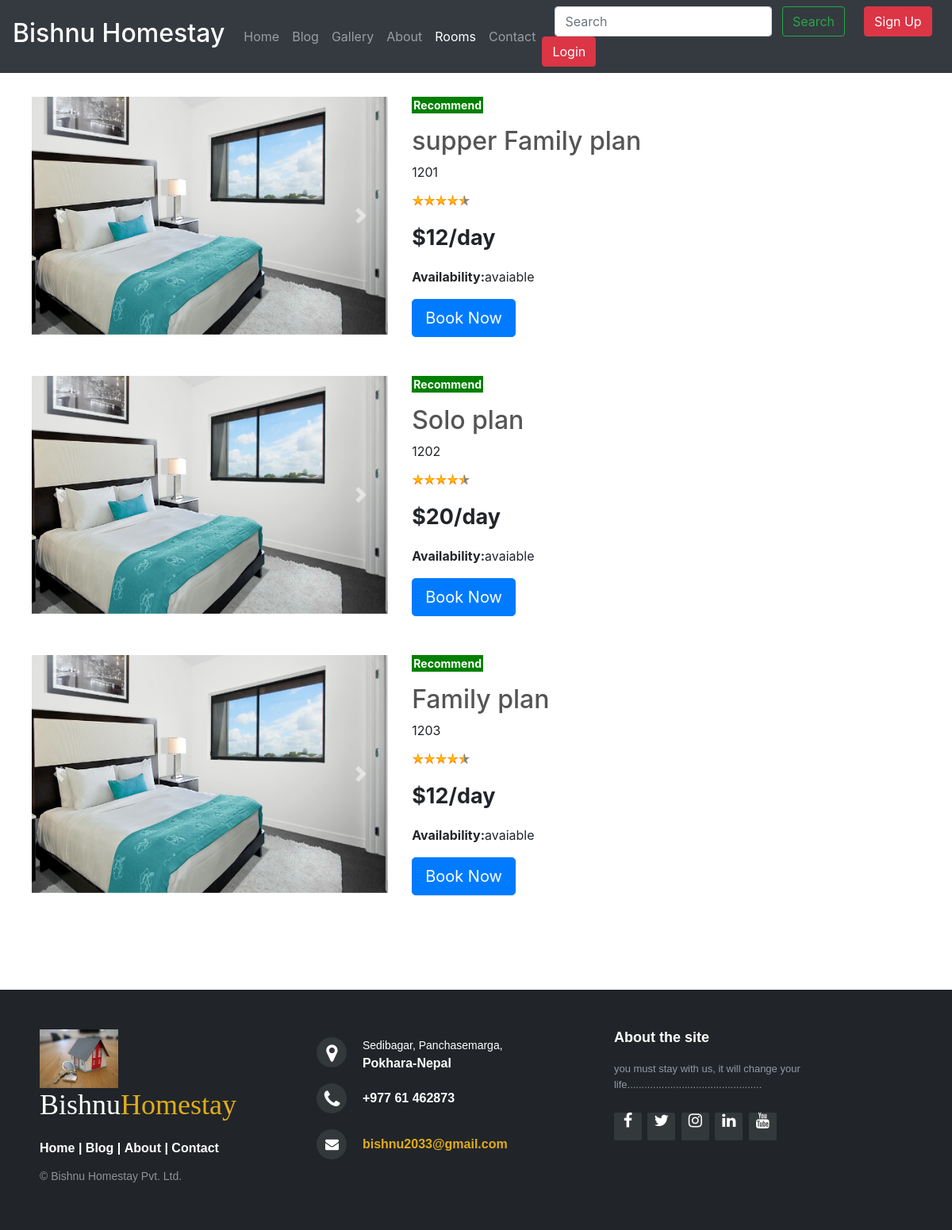
Page /room/ on the committed database.
### Rooms/models.py (models this page shows, shortened)
class room(models.Model):
    roomtitle = models.CharField(max_length=100)
    roomno = models.CharField(max_length=400)
    price = models.CharField(max_length=20)
    availibility = models.CharField(max_length=50)
    image = models.ImageField(upload_to='image/')
    image1 = models.ImageField(upload_to='image/')
    image2 = models.ImageField(upload_to='image/', default="")
    timeStamp = models.DateTimeField(blank=True, null=True)

### Rooms/views.py (the view)
# urls.py: path('', views.roomdisplay, name='roomdisplay'),
def roomdisplay(request):
    roomdisplay = room.objects.all()
    return render(request, 'suru/room.html', {'room': roomdisplay})

### templates/suru/room.html (shortened to what this page needs)
{% extends 'suru/base.html' %}
{% load static %}
{% block roomactive %} active {% endblock roomactive %}
{% block content %}
<head>
    <link rel="stylesheet" href="{% static 'css/room.css' %}">
</head>
<body>
{% for results in room%}
<div class="container">
        <div class="row">
            <div class="col-md-5">
                <div id="carouselExampleControls" class="carousel slide" data-ride="carousel">
                    <div class="carousel-inner">
                      <div class="carousel-item active">
                        <img src="{{results.image.url}}" class="d-block img-responsive" height="300px !important"  width="100%">
                      </div>
                    </div>
                    <a class="carousel-control-prev" href="#carouselExampleControls" role="button" data-slide="prev">
                      <span class="carousel-control-prev-icon" aria-hidden="true"></span>
                    </a>
                    <a class="carousel-control-next" href="#carouselExampleControls" role="button" data-slide="next">
                      <span class="carousel-control-next-icon" aria-hidden="true"></span>
                    </a>
                  </div>
            </div>
            <div class="col-md-7">
                <p class="newroom text-centre">Recommend</p>
                <h2>{{results.roomtitle}} </h2>
                <p>{{results.roomno}}</p>
                <img src="{% static 'img/star.png' %}" class="stars">
                <p class="price">{{results.price}}</p>
                <p><b>Availability:</b>{{results.availibility}}</p>
                <a type="button" href="/room/process_payment" class="btn btn-primary btn-lg">Book Now</a>
          </div>
        </div>
    </div>
{% endfor %}
</body>
</html>
{% endblock %}

### templates/suru/base.html (shortened to what this page needs)
{% load static %}
{% load socialaccount %}
<html lang="en">
  <head>
    <link rel="stylesheet" href="https://maxcdn.bootstrapcdn.com/bootstrap/4.0.0/css/bootstrap.min.css">
     <link rel="stylesheet" href="https://cdnjs.cloudflare.com/ajax/libs/font-awesome/4.7.0/css/font-awesome.min.css">
  </head>
  <body>
  <nav class="navbar navbar-expand-lg navbar-dark bg-dark">
  <div class="collapse navbar-collapse" id="navbarTogglerDemo01">
      <a class="navbar-brand" href="/"><h2>Bishnu Homestay</h2></a>
    <ul class="navbar-nav mr-auto mt-2 mt-lg-0">
      <li class="nav-item {% block Homeactive %} {% endblock Homeactive %}">
        <a class="nav-link" href="/">Home <span class="sr-only">(current)</span></a>
      </li>
        <li class="nav-item {% block blogactive %} {% endblock blogactive %}">
        <a class="nav-link" href="/blog/">Blog</a>
      </li>
         <li class="nav-item {% block galleryactive %} {% endblock galleryactive %}">
        <a class="nav-link" href="/gallery/">Gallery</a>
      </li>
      <li class="nav-item {% block aboutactive %} {% endblock aboutactive %}">
        <a class="nav-link" href="/about ">About</a>
      </li>
         <li class="nav-item {% block roomactive %} {% endblock roomactive %}">
        <a class="nav-link " href="/room/">Rooms</a>
      </li>
      <li class="nav-item {% block contactactive %} {% endblock contactactive %}">
        <a class="nav-link " href="/contact">Contact</a>
      </li>
    </ul>
      <div class="ml-auto form-inline">
    <form method="get" action="/search" class=" my-2 my-lg-0 mx-3">
      <input class="form-control mr-sm-2" type="search" placeholder="Search" aria-label="Search" name="query" id="query">
      <button class="btn btn-outline-success my-2 my-sm-0" type="submit">Search</button>
    </form>
    {%if user.is_authenticated %}
     <ul class="navbar-nav">
         <li class="nav-item dropdown">
        <a class="nav-link dropdown-toggle" href="logout" id="navbarDropdown" role="button" data-toggle="dropdown" aria-haspopup="true" aria-expanded="false">
          Welcome {{request.user}}
        </a>
        <div class="dropdown-menu" aria-labelledby="navbarDropdown">
          <a class="dropdown-item" href="/logout">Logout</a>
        </div>
      </li>
     </ul>
      {% else %}
<button type="button" class="btn btn-danger mx-2" data-toggle="modal" data-target="#signupModal">
  Sign Up
</button>
<button type="button" class="btn btn-danger" data-toggle="modal" data-target="#loginModal">
  Login
</button>
      {% endif %}
          </div>
  </div>
</nav>
{% block content %}
{% endblock %}
  <footer class="footer-distributed">
        <div class="footer-left">
      <img src="{% static 'img/ghar.jpg' %}">
            <h3>Bishnu<span>Homestay</span></h3>
            <p class="footer-links">
                <a href="/">Home</a>
                |
                <a href="/blog">Blog</a>
                |
                <a href="/about">About</a>
                |
                <a href="/contact">Contact</a>
            </p>
            <p class="footer-company-name">© Bishnu Homestay Pvt. Ltd.</p>
        </div>
        <div class="footer-center">
            <div>
                <i class="fa fa-map-marker"></i>
                  <p><span>Sedibagar, Panchasemarga,
                     </span>
                    Pokhara-Nepal</p>
            </div>
            <div>
                <i class="fa fa-phone"></i>
                <p>+977 61 462873</p>
            </div>
            <div>
                <i class="fa fa-envelope"></i>
                <p><a href="mailto:support@eduonix.com">bishnu2033@gmail.com</a></p>
            </div>
        </div>
        <div class="footer-right">
            <p class="footer-company-about">
                <span>About the site</span>
                you must stay with us, it will change your life...............................................</p>
            <div class="footer-icons">
                <a href="https://www.facebook.com/Bishnu-homestay-1635878106689935"><i class="fa fa-facebook"></i></a>
                <a href="#"><i class="fa fa-twitter"></i></a>
                <a href="#"><i class="fa fa-instagram"></i></a>
                <a href="#"><i class="fa fa-linkedin"></i></a>
                <a href="#"><i class="fa fa-youtube"></i></a>
            </div>
        </div>
    </footer>
  </body>
</html>

### static/css/room.css (style rules this page uses)
.container { margin-top:20px; background:#5f2f2; border-radius: 10px; height: 332px; padding: 10px; }
.newroom { text-align: center; background: green; width: 90px; color: white; font-size: 14px; font-weight: bold; }
.col-md-7 h2 { color: #555; }
.stars { height: 15px; }
.price { color: ##d88aff; font-size: 27px; font-weight: bold; padding-top:20px; }

### templates/suru/base.html (style rules this page uses)
footer { bottom:0; position: relative; }
.footer-distributed { margin-top: -100px; clear: both; background-color: #212529; box-sizing: border-box; width: 100%; text-align: left; font: bold 16px sans-serif; padding: 50px 50px 60px 50px; margin-top: 100px; }
.footer-distributed .footer-left, .footer-distributed .footer-center, .footer-distributed .footer-right { display: inline-block; vertical-align: top; }
.footer-distributed .footer-left { width: 30%; }
.footer-distributed h3 { color: #ffffff; font: normal 36px 'Cookie', cursive; margin: 0; }
.footer-distributed .footer-left img { width: 30%; }
.footer-distributed h3 span { color: #e0ac1c; }
.footer-distributed .footer-links { color: #ffffff; margin: 20px 0 12px; }
.footer-distributed .footer-links a { display:inline-block; line-height: 1.8; text-decoration: none; color: inherit; }
.footer-distributed .footer-company-name { color: #8f9296; font-size: 14px; font-weight: normal; margin: 0; }
.footer-distributed .footer-center { width: 35%; }
.footer-distributed .footer-center i { background-color: #33383b; color: #ffffff; font-size: 25px; width: 38px; height: 38px; border-radius: 50%; text-align: center; line-height: 42px; margin: 10px 15px; vertical-align: middle; }
.footer-distributed .footer-center i.fa-envelope { font-size: 17px; line-height: 38px; }
.footer-distributed .footer-center p { display: inline-block; color: #ffffff; vertical-align: middle; margin:0; }
.footer-distributed .footer-center p span { display:block; font-weight: normal; font-size:14px; line-height:2; }
.footer-distributed .footer-center p a { color: #e0ac1c; text-decoration: none;; }
.footer-distributed .footer-right { width: 30%; }
.footer-distributed .footer-company-about { line-height: 20px; color: #92999f; font-size: 13px; font-weight: normal; margin: 0; }
.footer-distributed .footer-company-about span { display: block; color: #ffffff; font-size: 18px; font-weight: bold; margin-bottom: 20px; }
.footer-distributed .footer-icons { margin-top: 25px; }
.footer-distributed .footer-icons a { display: inline-block; width: 35px; height: 35px; cursor: pointer; background-color: #33383b; border-radius: 2px; font-size: 20px; color: #ffffff; text-align: center; line-height: 35px; margin-right: 3px; margin-bottom: 5px; }

### rows in the picture
room: image (picture), roomtitle "supper Family plan", roomno "1201", price "$12/day", availibility "avaiable"
room: image (picture), roomtitle "Solo plan", roomno "1202", price "$20/day", availibility "avaiable"
room: image (picture), roomtitle "Family plan", roomno "1203", price "$12/day", availibility "avaiable"
